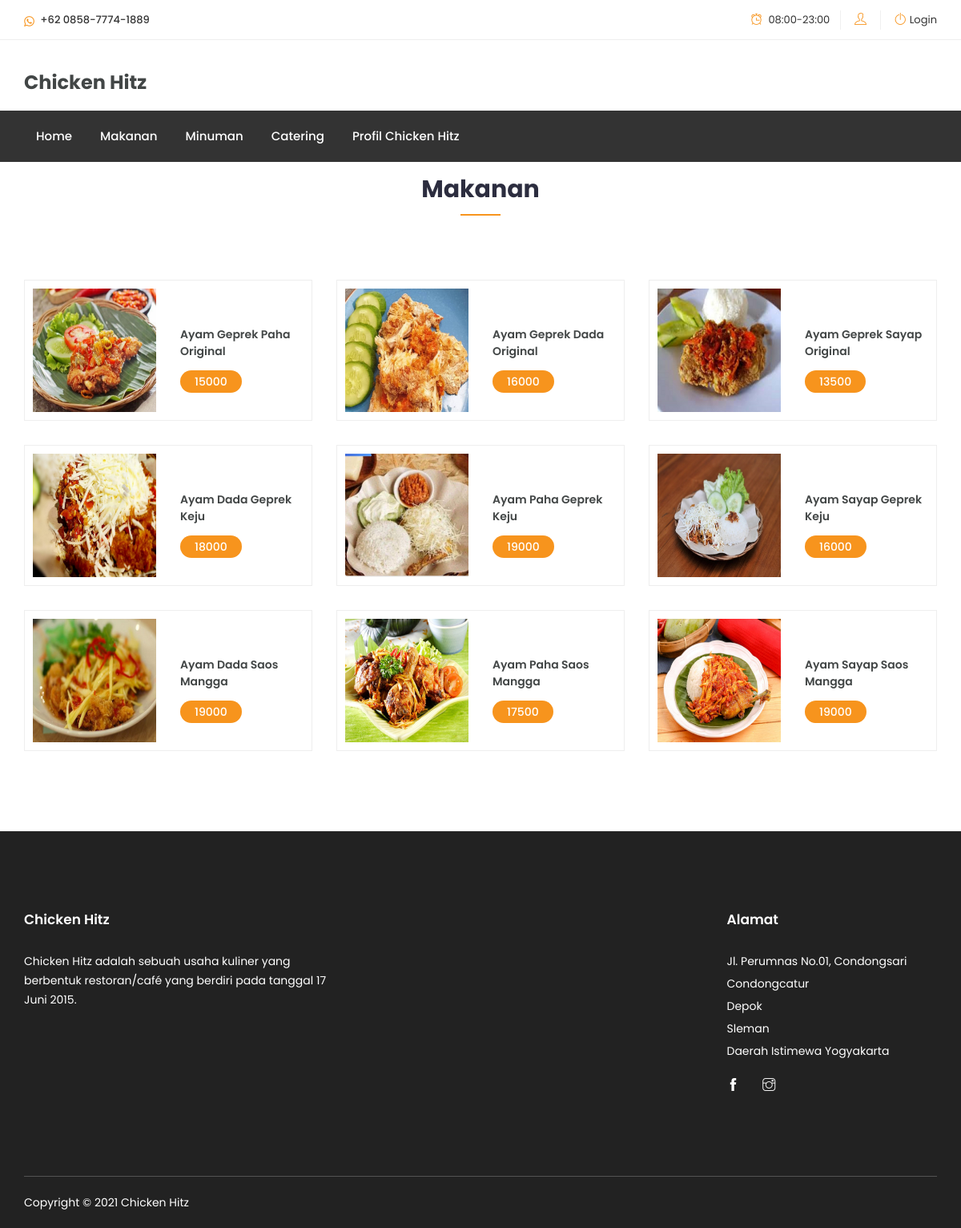
/index.php?page=menu&kd_ktgr=KTGR-01&nm_ktgr=Makanan, run on the app's committed database.
### tables this page shows
CREATE TABLE `kategori` (
  `kd_ktgr` varchar(60) NOT NULL,
  `nm_ktgr` varchar(75) NOT NULL,
  PRIMARY KEY (`kd_ktgr`)
);

CREATE TABLE `menu` (
  `kd_menu` varchar(60) NOT NULL,
  `kd_ktgr` varchar(60) NOT NULL,
  `nama_menu` varchar(150) NOT NULL,
  `harga` int(11) NOT NULL,
  `deskripsi` text NOT NULL,
  `gambar` varchar(500) NOT NULL,
  `status` varchar(50) NOT NULL,
  PRIMARY KEY (`kd_menu`),
  KEY `FK_menu` (`kd_ktgr`)
);

### modulecs/menu.php (the view, shortened to what this page needs)
<?php
$kd = $_GET['kd_ktgr'];
$nama = mysqli_query($db, "SELECT kategori.nm_ktgr FROM kategori WHERE kd_ktgr='$kd'");
$hasilnama = mysqli_fetch_array($nama);
?>
<section class="shop-home-list section mt-3">
    <div class="container">
        <div class="row">
            <div class="col-12">
                <div class="section-title">
                    <h2><?= $hasilnama['nm_ktgr']; ?></h2>
                </div>
            </div>
        </div>
        <div class="row">
            <?php
            $query  = mysqli_query($db, "SELECT menu.*,kategori.* FROM menu JOIN kategori ON menu.kd_ktgr=kategori.kd_ktgr WHERE kategori.kd_ktgr='$kd' AND menu.status='Tersedia'");
            $hitung = mysqli_num_rows($query);
            if ($hitung > 0) {
                while ($pecah = mysqli_fetch_assoc($query)) {
            ?>
                    <div class="col-md-4">
                        <div class="single-list">
                            <div class="row">
                                <div class="col-lg-6 col-md-6 col-12">
                                    <div class="list-image overlay">
                                        <img src="img/menu/<?= $pecah['gambar']; ?>" alt="#">
                                    </div>
                                </div>
                                <div class="col-lg-6 col-md-6 col-12 no-padding">
                                    <div class="content">
                                        <h4 class="title"><a href="#"><?= $pecah['nama_menu']; ?></a></h4>
                                        <p class="price with-discount"><?= $pecah['harga']; ?></p>
                                    </div>
                                </div>
                            </div>
                        </div>
                    </div>
            <?php }
            } ?>
        </div>
    </div>
</section>

### navcs/navbar.php (shortened to what this page needs)
<div class="header-inner">
    <div class="container">
        <div class="cat-nav-head">
            <div class="row">
                <div class="col-lg-9 col-12">
                    <div class="menu-area">
                        <nav class="navbar navbar-expand-lg">
                            <div class="navbar-collapse">
                                <div class="nav-inner">
                                    <ul class="nav main-menu menu navbar-nav">
                                        <li><a href="index.php?page=beranda">Home</a></li>
                                        <?php
                                        $query  = mysqli_query($db, "SELECT * FROM kategori");
                                        $hitung = mysqli_num_rows($query);
                                        if ($hitung > 0) {
                                            while ($pecah = mysqli_fetch_assoc($query)) {
                                        ?>
                                                <li><a href="index.php?page=menu&kd_ktgr=<?= $pecah['kd_ktgr']; ?>&nm_ktgr=<?= $pecah['nm_ktgr']; ?>"><?= $pecah['nm_ktgr']; ?></a></li>
                                        <?php }
                                        } ?>
                                        <li><a href="index.php?page=catering">Catering</a></li>
                                        <li><a href="index.php?page=profile">Profil Chicken Hitz</a></li>
                                    </ul>
                                </div>
                            </div>
                        </nav>
                    </div>
                </div>
            </div>
        </div>
    </div>
</div>

### data on the page
kategori: nm_ktgr "Makanan"
kategori: nm_ktgr "Minuman"
menu: gambar (picture), nama_menu "Ayam Geprek Paha Original", harga "15000"
menu: gambar (picture), nama_menu "Ayam Geprek Dada Original", harga "16000"
menu: gambar (picture), nama_menu "Ayam Geprek Sayap Original", harga "13500"
menu: gambar (picture), nama_menu "Ayam Dada Geprek Keju", harga "18000"
menu: gambar (picture), nama_menu "Ayam Paha Geprek Keju", harga "19000"
menu: gambar (picture), nama_menu "Ayam Sayap Geprek Keju", harga "16000"
menu: gambar (picture), nama_menu "Ayam Dada Saos Mangga", harga "19000"
menu: gambar (picture), nama_menu "Ayam Paha Saos Mangga", harga "17500"
menu: gambar (picture), nama_menu "Ayam Sayap Saos Mangga", harga "19000"
